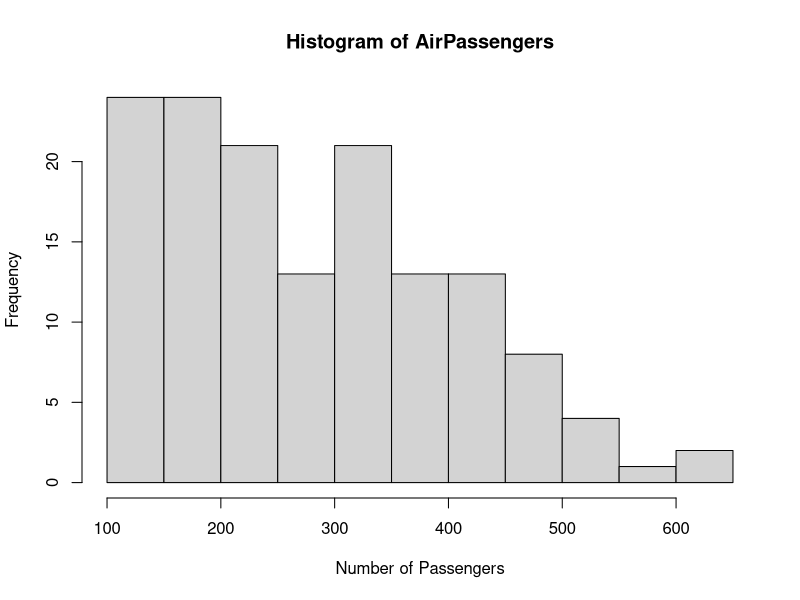

Reproduce this figure in R.
# Q5 - Histogram of AirPassengers Dataset

# Load the built-in AirPassengers dataset
data("AirPassengers")

# Display the dataset
print(AirPassengers)

# Create histogram
hist(
  AirPassengers,
  main = "Histogram of AirPassengers",
  xlab = "Number of Passengers",
  ylab = "Frequency"
)
